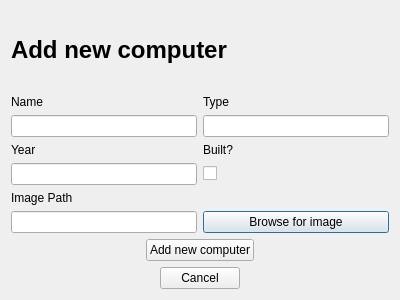
<?xml version="1.0" encoding="UTF-8"?>
<ui version="4.0">
 <class>AddComputerDialog</class>
 <widget class="QDialog" name="AddComputerDialog">
  <property name="geometry">
   <rect>
    <x>0</x>
    <y>0</y>
    <width>400</width>
    <height>300</height>
   </rect>
  </property>
  <property name="windowTitle">
   <string>Dialog</string>
  </property>
  <layout class="QVBoxLayout" name="verticalLayout">
   <item>
    <widget class="QLabel" name="label">
     <property name="text">
      <string>&lt;h1&gt;Add new computer &lt;/h1&gt;</string>
     </property>
    </widget>
   </item>
   <item>
    <layout class="QGridLayout" name="gridLayout">
     <item row="1" column="0">
      <widget class="QLineEdit" name="input_add_computers_name"/>
     </item>
     <item row="0" column="1">
      <widget class="QLabel" name="label_3">
       <property name="text">
        <string>Type</string>
       </property>
      </widget>
     </item>
     <item row="0" column="0">
      <widget class="QLabel" name="label_2">
       <property name="text">
        <string>Name</string>
       </property>
      </widget>
     </item>
     <item row="1" column="1">
      <widget class="QLineEdit" name="input_add_computers_type"/>
     </item>
     <item row="3" column="0">
      <widget class="QLineEdit" name="input_add_computers_year"/>
     </item>
     <item row="2" column="0">
      <widget class="QLabel" name="label_4">
       <property name="text">
        <string>Year</string>
       </property>
      </widget>
     </item>
     <item row="2" column="1">
      <widget class="QLabel" name="label_5">
       <property name="text">
        <string>Built?</string>
       </property>
      </widget>
     </item>
     <item row="4" column="0">
      <widget class="QLabel" name="label_6">
       <property name="text">
        <string>Image Path</string>
       </property>
      </widget>
     </item>
     <item row="5" column="0">
      <widget class="QLineEdit" name="input_computers_image_path"/>
     </item>
     <item row="5" column="1">
      <widget class="QPushButton" name="button_browse_computer_image">
       <property name="text">
        <string>Browse for image</string>
       </property>
      </widget>
     </item>
     <item row="3" column="1">
      <widget class="QCheckBox" name="check_box_computer_built">
       <property name="text">
        <string/>
       </property>
      </widget>
     </item>
    </layout>
   </item>
   <item>
    <layout class="QVBoxLayout" name="verticalLayout_2">
     <item alignment="Qt::AlignHCenter">
      <widget class="QPushButton" name="button_add_new_computer">
       <property name="maximumSize">
        <size>
         <width>150</width>
         <height>16777215</height>
        </size>
       </property>
       <property name="text">
        <string>Add new computer</string>
       </property>
      </widget>
     </item>
     <item alignment="Qt::AlignHCenter">
      <widget class="QPushButton" name="button_cancel_add_new_computer">
       <property name="maximumSize">
        <size>
         <width>150</width>
         <height>16777215</height>
        </size>
       </property>
       <property name="text">
        <string>Cancel</string>
       </property>
      </widget>
     </item>
    </layout>
   </item>
  </layout>
 </widget>
 <resources/>
 <connections/>
</ui>
